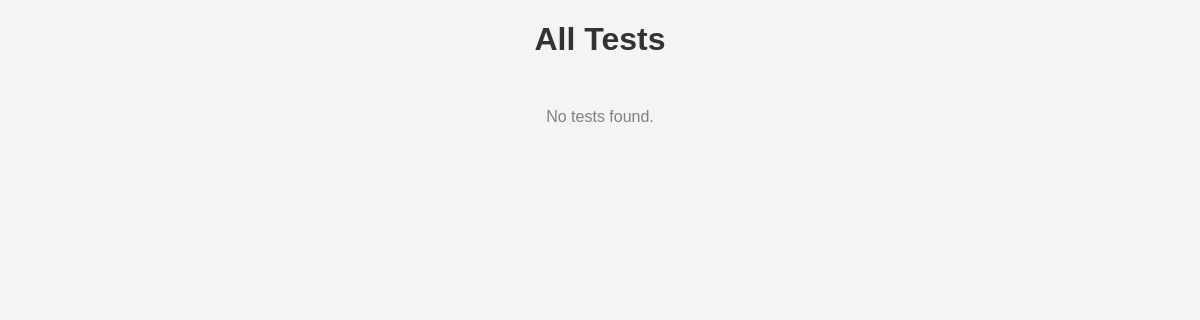
/view_tests/, run on an earlier commit of the app's database.
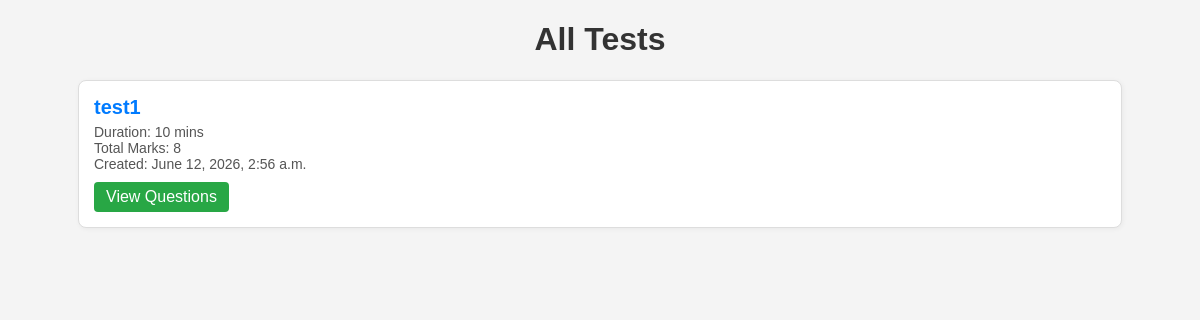
And on a later commit of the database.
### myapp/models.py (models this page shows, shortened)
class Test(models.Model):
    title = models.CharField(max_length=100)
    description = models.TextField(blank=True, null=True)
    duration = models.IntegerField()
    total_marks = models.IntegerField()
    created_at = models.DateTimeField(auto_now_add=True)

### myapp/views.py (the view)
# urls.py: path('view_tests/', views.view_tests, name='view_tests'),
def view_tests(request):
    tests = Test.objects.all().order_by('-created_at')
    return render(request, 'myapp/view_tests.html', {'tests': tests})

### myapp/templates/myapp/view_tests.html (shortened to what this page needs)
<!DOCTYPE html>
<html>
<head>
</head>
<body>
<h1>All Tests</h1>
<div class="container">
    {% for test in tests %}
        <div class="card">
            <div class="title">{{ test.title }}</div>
            <div class="meta">
                Duration: {{ test.duration }} mins <br>
                Total Marks: {{ test.total_marks }} <br>
                Created: {{ test.created_at }}
            </div>
            <a href="#" class="btn">View Questions</a>
        </div>
    {% empty %}
        <div class="empty">
            No tests found.
        </div>
    {% endfor %}
</div>
</body>
</html>

What changed in the data, as far as the page shows it:
added Test: title "test1", duration "10", total_marks "8", created_at "June 12, 2026, 2:56 a.m."
Also different on the page:
text no longer shown: "No tests found."
